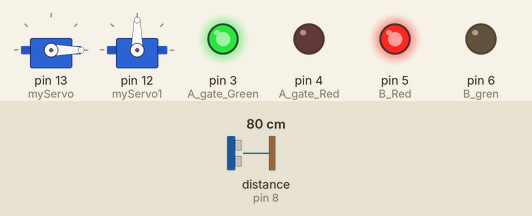
This sketch was run on a simulated Arduino Uno, built with avr-gcc and run on an emulated ATmega328P. Parts: 2 × servo, output pins drawn as LEDs (lit = HIGH). Wiring (inferred from the names in the program): ultrasonic range finder: trigger pin 9; echo pin 8. The test bench sets the inputs (shaded band); at power-on: distance to the obstacle (sensor on pin 8) 80 cm. The echo pulse lasts 58.3 µs per cm; pins used as bus, display or sensor lines are not drawn; what the sketch prints to the serial monitor is not drawn.

Above: at 0.05 s.
Timing chart, 0 to 3.0 s (numbered marks = the images above):
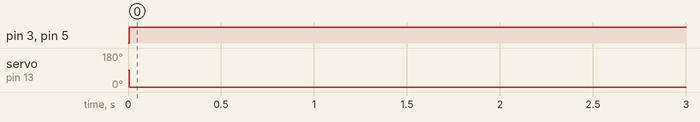

The sketch:

Traffic_light__.ino
```cpp
#include <Servo.h>


const int trigPin = 9;
const int echoPin = 8;
long duration;
int distance;

Servo myServo;//A gat
Servo myServo1;//B gate

void setup() {
  // put your setup code here, to run once:
myServo.attach(13);

pinMode(trigPin, OUTPUT); // Sets the trigPin as an Output
  pinMode(echoPin, INPUT); // Sets the echoPin as an Input
  myServo1.attach(12);
  pinMode(3,OUTPUT);//A gate Green
   pinMode(4,OUTPUT);//A gate Red
   pinMode(5,OUTPUT); //B Red
   pinMode(6,OUTPUT);//B gren
 Serial.begin(9600);

}

void loop() {

distance = calculateDistance();
myServo1.attach(12);
myServo.attach(13);
myServo.write(0);
myServo1.write(90);

digitalWrite(3,HIGH);
digitalWrite(4,LOW);
digitalWrite(5,HIGH);
digitalWrite(6,LOW);

delay(1000);

digitalWrite(3,LOW);
digitalWrite(4,HIGH);
digitalWrite(5,HIGH);
digitalWrite(6,LOW);

myServo1.attach(12);
myServo.attach(13);

myServo.write(0);
myServo1.write(0);


if ( distance <5)
{ myServo.attach(13);
myServo.detach();
myServo1.attach(12);
myServo1.detach();
myServo1.detach();


}
else {
  myServo.write(90);
  myServo.write(0);
  digitalWrite(4,HIGH);
  digitalWrite(3,LOW);
  digitalWrite(2,HIGH);
}
Serial.println(distance);
}
int calculateDistance(){

  digitalWrite(trigPin, LOW);
  delayMicroseconds(5);
   //Sets the trigPin on HIGH state for 10 micro seconds
  digitalWrite(trigPin, HIGH);
  delayMicroseconds(10);
  digitalWrite(trigPin, LOW);
  duration = pulseIn(echoPin, HIGH); // Reads the echoPin, returns the sound wave travel time in microseconds
  distance= duration*0.034/2;
  return distance;
}
```

Measured:
- by itself, pin 3 (A_gate_Green), pin 5 (B_Red): LOW → HIGH at 0.01 s
- by itself, servo on pin 13 (myServo): 90° → 0° at 0.01 s
